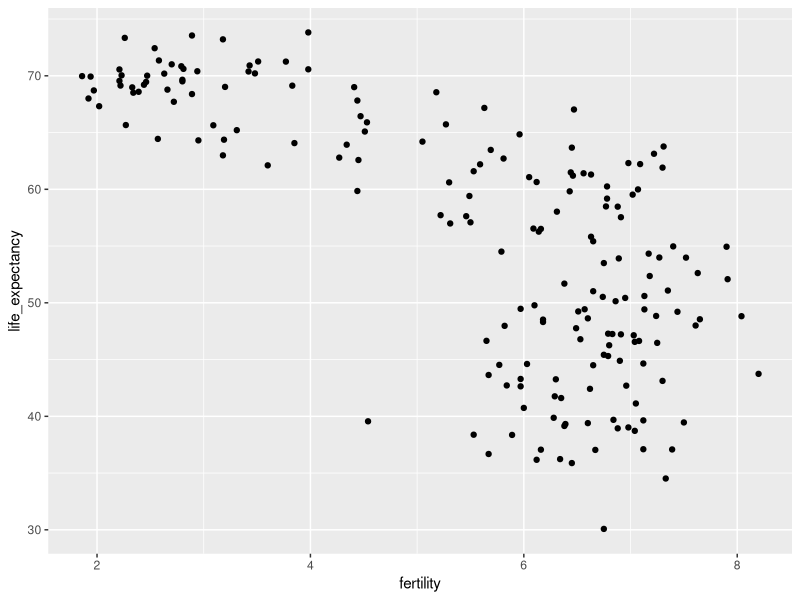
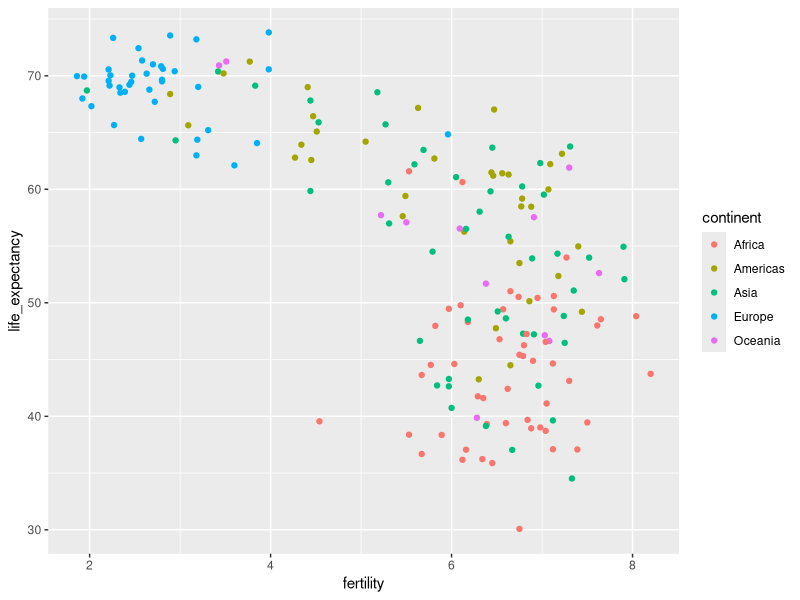
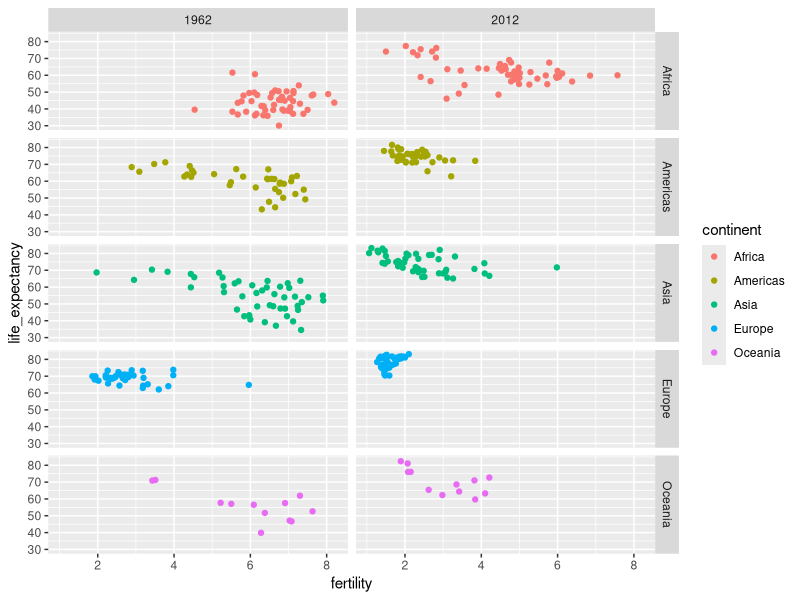
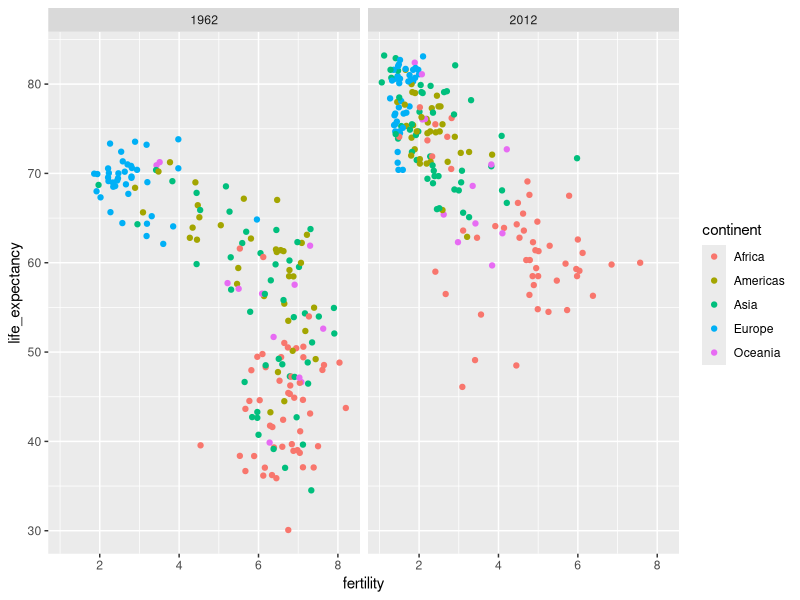
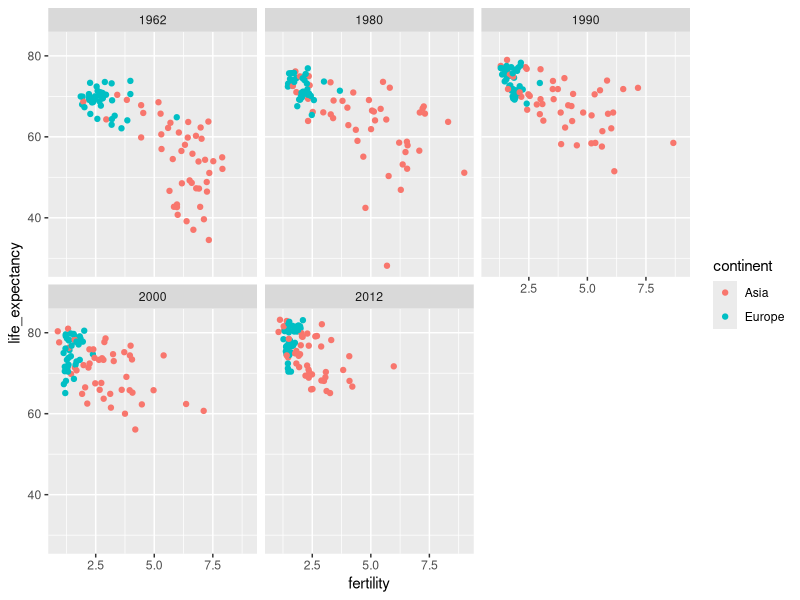
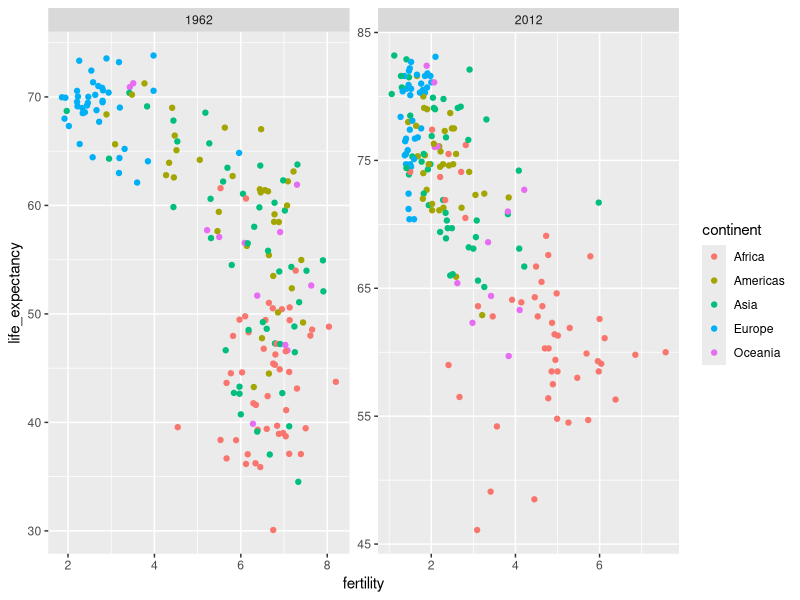
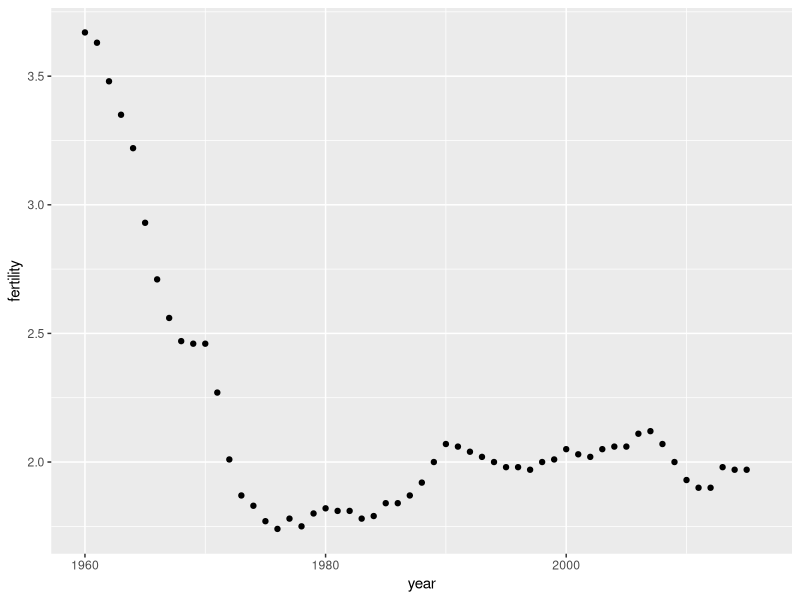
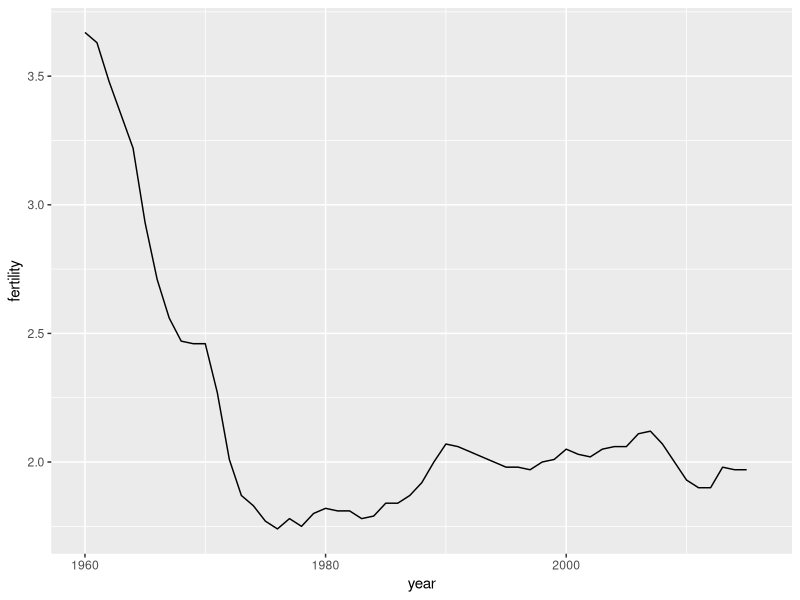

The R source for these figures, in order:
## ---- chunk 1
library(tidyverse)
library(ggrepel)
library(dslabs)
data(gapminder)
class(gapminder)
gapminder %>% as_tibble()
View(gapminder)
class(gapminder)
## ---- chunk 2
gapminder %>% 
  filter(year == 2015 & country %in% c("Sri Lanka","Turkey")) %>% 
  select(country, infant_mortality)
## ---- chunk 3
comp_table <- tibble(comparison = rep(1:5, each = 2),
           country = c("Sri Lanka", "Turkey", "Poland", "South Korea", "Malaysia", "Russia", "Pakistan","Vietnam","Thailand","South Africa"))

tmp <- gapminder %>% 
  filter(year == 2015) %>% 
  select(country, infant_mortality) %>% 
  mutate(country = as.character(country)) ##to match characters to characters
  
tab <- inner_join(comp_table, tmp, by = "country") %>% select(-comparison)
  
tmp <- bind_cols(slice(tab, seq(1,9,2)), slice(tab,seq(2,10,2)))
names(tmp) <- c("country", "infant mortality", "country", "infant mortality")

if(knitr::is_html_output()){
  knitr::kable(tmp, "html") %>%
    kableExtra::kable_styling(bootstrap_options = "striped", full_width = FALSE)
} else{
  knitr::kable(tmp, "latex", booktabs = TRUE) %>%
    kableExtra::kable_styling(font_size = 8)
}
## ---- chunk 4
filter(gapminder, year == 1962) %>%
  ggplot(aes(fertility, life_expectancy)) +
  geom_point()
## ---- chunk 5
filter(gapminder, year == 1962) %>%
  ggplot( aes(fertility, life_expectancy, color = continent)) +
  geom_point() 
## ---- chunk 6
filter(gapminder, year%in%c(1962, 2012)) %>%
  ggplot(aes(fertility, life_expectancy, col = continent)) +
  geom_point() +
  facet_grid(continent~year)
## ---- chunk 7
filter(gapminder, year%in%c(1962, 2012)) %>%
  ggplot(aes(fertility, life_expectancy, col = continent)) +
  geom_point() +
  facet_grid(. ~ year)
## ---- chunk 8
years <- c(1962, 1980, 1990, 2000, 2012)
continents <- c("Europe", "Asia")
gapminder %>% 
  filter(year %in% years & continent %in% continents) %>%
  ggplot( aes(fertility, life_expectancy, col = continent)) +
  geom_point() +
  facet_wrap(~year) 
## ---- chunk 9
filter(gapminder, year%in%c(1962, 2012)) %>%
  ggplot(aes(fertility, life_expectancy, col = continent)) +
  geom_point() +
  facet_wrap(. ~ year, scales = "free")
## ---- chunk 10
gapminder %>% 
  filter(country == "United States") %>% 
  ggplot(aes(year, fertility)) +
  geom_point()
## ---- chunk 11
gapminder %>% 
  filter(country == "United States") %>% 
  ggplot(aes(year, fertility)) +
  geom_line()
## ---- chunk 12
countries <- c("South Korea","Germany")

gapminder %>% filter(country %in% countries) %>%
  ggplot(aes(year,fertility)) +
  geom_line()
## ---- chunk 13
countries <- c("South Korea","Germany")

gapminder %>% filter(country %in% countries & !is.na(fertility)) %>% 
  ggplot(aes(year, fertility, group = country)) +
  geom_line()
## ---- chunk 14
countries <- c("South Korea","Germany")

gapminder %>% filter(country %in% countries & !is.na(fertility)) %>% 
  ggplot(aes(year,fertility, color = country)) +
  geom_line()
## ---- chunk 15
labels <- data.frame(country = countries, x = c(1975,1965), y = c(60,72))

gapminder %>% 
  filter(country %in% countries) %>% 
  ggplot(aes(year, life_expectancy, col = country)) +
  geom_line() +
  geom_text(data = labels, aes(x, y, label = country), size = 5) +
  theme(legend.position = "none")
## ---- chunk 16
gapminder <- gapminder %>%  mutate(dollars_per_day = gdp/population/365)
## ---- chunk 17
past_year <- 1970
gapminder %>% 
  filter(year == past_year & !is.na(gdp)) %>% #past_year자리에 걍 1970박아도 ㄱㅊ
  ggplot(aes(dollars_per_day)) + 
  geom_histogram(binwidth = 1, color = "black")
## ---- chunk 18
gapminder %>% 
  filter(year == past_year & !is.na(gdp)) %>%
  ggplot(aes(log2(dollars_per_day))) + 
  geom_histogram(binwidth = 1, color = "black")
## ---- chunk 19
filter(gapminder, year == past_year) %>%
  summarize(min = min(population), max = max(population))
## ---- chunk 20
gapminder %>% 
  filter(year == past_year) %>%
  ggplot(aes(log10(population))) +
  geom_histogram(binwidth = 0.5, color = "black")
## ---- chunk 21
gapminder %>% 
  filter(year == past_year & !is.na(gdp)) %>%
  ggplot(aes(dollars_per_day)) + 
  geom_histogram(binwidth = 1, color = "black") +
  scale_x_continuous(trans = "log2")
## ---- chunk 22
gapminder %>% 
  filter(year == past_year & !is.na(gdp)) %>%
  mutate(region = reorder(region, dollars_per_day, FUN = median)) %>%
  ggplot(aes(dollars_per_day, region)) +
  geom_point() +
  scale_x_continuous(trans = "log2")  
## ---- chunk 23
gapminder <- gapminder %>% 
  mutate(group = case_when(
    region %in% c("Western Europe", "Northern Europe","Southern Europe", 
                    "Northern America", 
                  "Australia and New Zealand") ~ "West", #다음 벡터 있는 놈들 물결표로 포함 시켜버림.
    region %in% c("Eastern Asia", "South-Eastern Asia") ~ "East Asia",
    region %in% c("Caribbean", "Central America", 
                  "South America") ~ "Latin America",
    continent == "Africa" & 
      region != "Northern Africa" ~ "Sub-Saharan",
    TRUE ~ "Others"))
## ---- chunk 24
gapminder <- gapminder %>% 
  mutate(group = factor(group, levels = c("Others", "Latin America", 
                                          "East Asia", "Sub-Saharan",
                                          "West")))
## ---- chunk 25
p <- gapminder %>% 
  filter(year == past_year & !is.na(gdp)) %>%
  ggplot(aes(group, dollars_per_day)) +
  geom_boxplot() +
  scale_y_continuous(trans = "log2") +
  xlab("") +
  theme(axis.text.x = element_text(angle = 90, hjust = 1)) 
p
## ---- chunk 26
p + geom_point(alpha = 0.5)
## ---- chunk 27
set.seed(1987) # 
z <- sample(c(0,1), 1000, replace = TRUE, prob = c(0.25, 0.75))
x <- rnorm(100)*z + rnorm(100, 5)*(1 - z)
p1 <- qplot(x, geom = "density", fill = 1, show.legend=FALSE, alpha = 0.2) +
  scale_x_continuous(limits=c(-4,8.5))
p2 <- qplot("", x, geom="boxplot")
gridExtra::grid.arrange(p1, p2, nrow = 1)
## ---- chunk 28
library(ggridges)
p <- gapminder %>% 
  filter(year == past_year & !is.na(dollars_per_day)) %>%
  ggplot(aes(dollars_per_day, group)) + 
  scale_x_continuous(trans = "log2") 
p  + geom_density_ridges() 
## ---- chunk 29
p + geom_density_ridges(jittered_points = TRUE)
## ---- chunk 30
p + geom_density_ridges(jittered_points = TRUE, 
                        position = position_points_jitter(height = 0),
                        point_shape = '|', point_size = 3, 
                        point_alpha = 1, alpha = 0.7)
## ---- chunk 31
past_year <- 1970
present_year <- 2010
years <- c(past_year, present_year)
gapminder %>% 
  filter(year %in% years & !is.na(gdp)) %>%
  mutate(west = ifelse(group == "West", "West", "Developing")) %>%
  ggplot(aes(dollars_per_day)) +
  geom_histogram(binwidth = 1, color = "black") +
  scale_x_continuous(trans = "log2") + 
  facet_grid(year ~ west)
## ---- chunk 32
country_list_1 <- gapminder %>% 
  filter(year == past_year & !is.na(dollars_per_day)) %>% 
  pull(country)

country_list_2 <- gapminder %>% 
  filter(year == present_year & !is.na(dollars_per_day)) %>% 
  pull(country)
      
country_list <- intersect(country_list_1, country_list_2)
## ---- chunk 33
gapminder %>% 
  filter(year %in% years & country %in% country_list) %>%
  mutate(west = ifelse(group == "West", "West", "Developing")) %>%
  ggplot(aes(dollars_per_day)) +
  geom_histogram(binwidth = 1, color = "black") +
  scale_x_continuous(trans = "log2") + 
  facet_grid(year ~ west)
## ---- chunk 34
gapminder %>% 
  filter(year %in% years & country %in% country_list) %>%
  ggplot(aes(group, dollars_per_day)) +
  geom_boxplot() +
  theme(axis.text.x = element_text(angle = 90, hjust = 1)) +
  scale_y_continuous(trans = "log2") +
  xlab("") +
  facet_grid(. ~ year)
## ---- chunk 35
gapminder %>% 
  filter(year %in% years & country %in% country_list) %>%
  mutate(year = factor(year)) %>%
  ggplot(aes(group, dollars_per_day, fill = year)) +
  geom_boxplot() +
  theme(axis.text.x = element_text(angle = 90, hjust = 1)) +
  scale_y_continuous(trans = "log2") +
  xlab("") 
## ---- chunk 36
gapminder %>% 
  filter(year %in% years & country %in% country_list) %>%
  mutate(year = ifelse(year == past_year, "past", "present")) %>%
  select(country, group, year, dollars_per_day) %>%
  spread(year, dollars_per_day)  %>%
  mutate(percent_increase = (present-past)/past*100) %>%
  mutate(group = reorder(group, percent_increase, FUN = median)) %>%
  ggplot(aes(group, percent_increase)) +
  geom_boxplot() + 
  geom_point(show.legend = FALSE) +
  theme(axis.text.x = element_text(angle = 90, hjust = 1)) +
  xlab("") + 
  ylab(paste("Percent increase:", past_year, "to", present_year)) 
## ---- chunk 37
gapminder %>% 
  filter(year %in% years & country %in% country_list) %>%
  ggplot(aes(dollars_per_day)) +
  geom_density(fill = "grey") + 
  scale_x_continuous(trans = "log2") + 
  facet_grid(. ~ year)
## ---- chunk 38
tmp <- gapminder %>% 
  filter(year == past_year & country %in% country_list) %>%
  mutate(group = ifelse(group == "West", "West", "Developing")) %>% 
  group_by(group) %>% 
  summarize(n=n()) %>%
  spread(group, n)
if(knitr::is_html_output()){
  knitr::kable(tmp, "html") %>%
    kableExtra::kable_styling(bootstrap_options = "striped", full_width = FALSE)
} else{
  knitr::kable(tmp, "latex", booktabs = TRUE) %>%
    kableExtra::kable_styling(font_size = 8)
}
## ---- chunk 39
gapminder %>% 
  filter(year %in% years & country %in% country_list) %>%
  mutate(group = ifelse(group == "West", "West", "Developing")) %>%
  ggplot(aes(dollars_per_day, fill = group)) +
  scale_x_continuous(trans = "log2") +
  geom_density(alpha = 0.2) + 
  facet_grid(year ~ .)
## ---- chunk 40
p <- gapminder %>% 
  filter(year %in% years & country %in% country_list) %>%
  mutate(group = ifelse(group == "West", "West", "Developing")) %>%
  ggplot(aes(dollars_per_day, y = ..count.., fill = group)) +
  scale_x_continuous(trans = "log2", limit = c(0.125, 300))

p + geom_density(alpha = 0.2) + 
  facet_grid(year ~ .)
## ---- chunk 41
p + geom_density(alpha = 0.2, bw = 0.75) + facet_grid(year ~ .)
## ---- chunk 42
gapminder %>% 
  filter(year %in% years & !is.na(dollars_per_day)) %>%
  ggplot(aes(dollars_per_day, group)) + 
  scale_x_continuous(trans = "log2") + 
  geom_density_ridges(adjust = 1.5) +
  facet_grid(. ~ year)
## ---- chunk 43
gapminder %>% 
    filter(year %in% years & country %in% country_list) %>%
  group_by(year) %>%
  mutate(weight = population/sum(population)*2) %>%
  ungroup() %>%
  ggplot(aes(dollars_per_day, fill = group)) +
  scale_x_continuous(trans = "log2", limit = c(0.125, 300)) + 
  geom_density(alpha = 0.2, bw = 0.75, position = "stack") + 
  facet_grid(year ~ .) 
## ---- chunk 44
gapminder %>% 
    filter(year %in% years & country %in% country_list) %>%
  group_by(year) %>%
  mutate(weight = population/sum(population)*2) %>%
  ungroup() %>%
  ggplot(aes(dollars_per_day, fill = group, weight = weight)) +
  scale_x_continuous(trans = "log2", limit = c(0.125, 300)) + 
  geom_density(alpha = 0.2, bw = 0.75, position = "stack") + facet_grid(year ~ .) 
## ---- chunk 45
gapminder <- gapminder %>% 
  mutate(group = case_when(
    region %in% c("Western Europe", "Northern Europe",
                  "Southern Europe", "Northern America", 
                  "Australia and New Zealand") ~ "West",
    region %in% "Northern Africa" ~ "Northern Africa",
    region %in% c("Eastern Asia", "South-Eastern Asia") ~ "East Asia",
    region == "Southern Asia"~ "Southern Asia",
    region %in% c("Central America", "South America", 
                  "Caribbean") ~ "Latin America",
    continent == "Africa" & 
      region != "Northern Africa" ~ "Sub-Saharan",
    region %in% c("Melanesia", "Micronesia", 
                  "Polynesia") ~ "Pacific Islands"))
surv_income <- gapminder %>% 
  filter(year %in% present_year & !is.na(gdp) & 
           !is.na(infant_mortality) & !is.na(group)) %>%
  group_by(group) %>%
  summarize(income = sum(gdp)/sum(population)/365,
            infant_survival_rate = 
              1 - sum(infant_mortality/1000*population)/sum(population)) 

#surv_income %>% arrange(income) %>% print(n=nrow(surv_income))

surv_income %>% ggplot(aes(income, infant_survival_rate, label = group, color = group)) +
  scale_x_continuous(trans = "log2", limits = c(0.25, 150)) +
  scale_y_continuous(trans = "logit", limit = c(0.875, .9981), 
                     breaks = c(.85,.90,.95,.99,.995,.998)) +
  geom_label_repel(size = 3, show.legend = FALSE)
## ---- chunk 46
library(ggrepel)
highlight <- c("Sierra Leone", "Mauritius",  "Sudan", "Botswana", "Tunisia",
               "Cambodia","Singapore","Chile", "Haiti", "Bolivia",
               "United States","Sweden", "Angola", "Serbia")

gapminder %>% filter(year %in% present_year & !is.na(gdp) & !is.na(infant_mortality) & !is.na(group) ) %>%
  mutate(country_name = ifelse(country %in% highlight, as.character(country), "")) %>%
  ggplot(aes(dollars_per_day, 1 - infant_mortality/1000, col = group, label = country_name)) +
  scale_x_continuous(trans = "log2", limits=c(0.25, 150)) +
  scale_y_continuous(trans = "logit",limit=c(0.875, .9981),
                     breaks=c(.85,.90,.95,.99,.995,.998)) + 
  geom_point(alpha = 0.5, size = 3) +
  geom_text_repel(size = 4, show.legend = FALSE)
